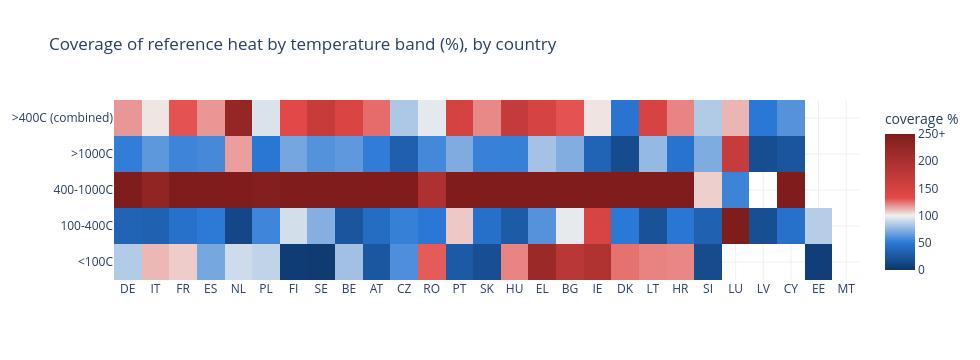

Write notebook code for a chart like this one.
### Code cell
# coverage heatmap, incl. the >400C combined column
cov = 100 * bu_band / ref_band
cov[">400C (combined)"] = 100 * (bu_band["400-1000C"] + bu_band[">1000C"]) / (
    ref_band["400-1000C"] + ref_band[">1000C"])
ref_show = ref_band.copy()
ref_show[">400C (combined)"] = ref_band["400-1000C"] + ref_band[">1000C"]
order_cc2 = ref_band.sum(axis=1).sort_values(ascending=False).index
covT = cov.reindex(order_cc2).T.where(ref_show.reindex(order_cc2).T >= 0.1)

fig = go.Figure(go.Heatmap(
    z=covT.clip(upper=250).values, x=covT.columns, y=covT.index,
    zmin=0, zmax=250, zmid=100,
    colorscale=[[0.0, "#0d366b"], [0.2, "#2a78d6"], [0.4, "#f0f0ee"],
                [0.53, "#e34948"], [1.0, "#7f1d1d"]],
    customdata=np.dstack([np.nan_to_num(covT.values),
                          np.nan_to_num(ref_show.reindex(order_cc2).T.values)]),
    hovertemplate="%{x} - %{y}<br>coverage %{customdata[0]:.0f}%"
                  "<br>reference %{customdata[1]:.1f} TWh<extra></extra>",
    colorbar=dict(title="coverage %", tickvals=[0, 50, 100, 150, 200, 250],
                  ticktext=["0", "50", "100", "150", "200", "250+"]),
))
fig.update_layout(title="Coverage of reference heat by temperature band (%), by country",
                  template="plotly_white", height=360, width=980)
fig.show()

### Figure 1 — Plotly figure (JSON) as saved in the notebook; plotly's stock layout.template omitted (floating-point values rounded to 4 significant figures; data arrays with more than 128 entries replaced by an {"elided": "..."} marker saying what was removed)
{"data": [{"colorbar": {"ticktext": ["0", "50", "100", "150", "200", "250+"], "tickvals": [0, 50, 100, 150, 200, 250], "title": {"text": "coverage %"}}, "colorscale": [[0, "#0d366b"], [0.2, "#2a78d6"], [0.4, "#f0f0ee"], [0.53, "#e34948"], [1, "#7f1d1d"]], "customdata": {"elided": "270 float values"}, "hovertemplate": "%{x} - %{y}<br>coverage %{customdata[0]:.0f}%<br>reference %{customdata[1]:.1f} TWh<extra></extra>", "type": "heatmap", "x": ["DE", "IT", "FR", "ES", "NL", "PL", "FI", "SE", "BE", "AT", "CZ", "RO", "PT", "SK", "HU", "EL", "BG", "IE", "DK", "LT", "HR", "SI", "LU", "LV", "CY", "EE", "MT"], "y": ["<100C", "100-400C", "400-1000C", ">1000C", ">400C (combined)"], "z": {"elided": "5x27 float values"}, "zmax": 250, "zmid": 100, "zmin": 0}], "layout": {"height": 360, "title": {"text": "Coverage of reference heat by temperature band (%), by country"}, "width": 980}}
